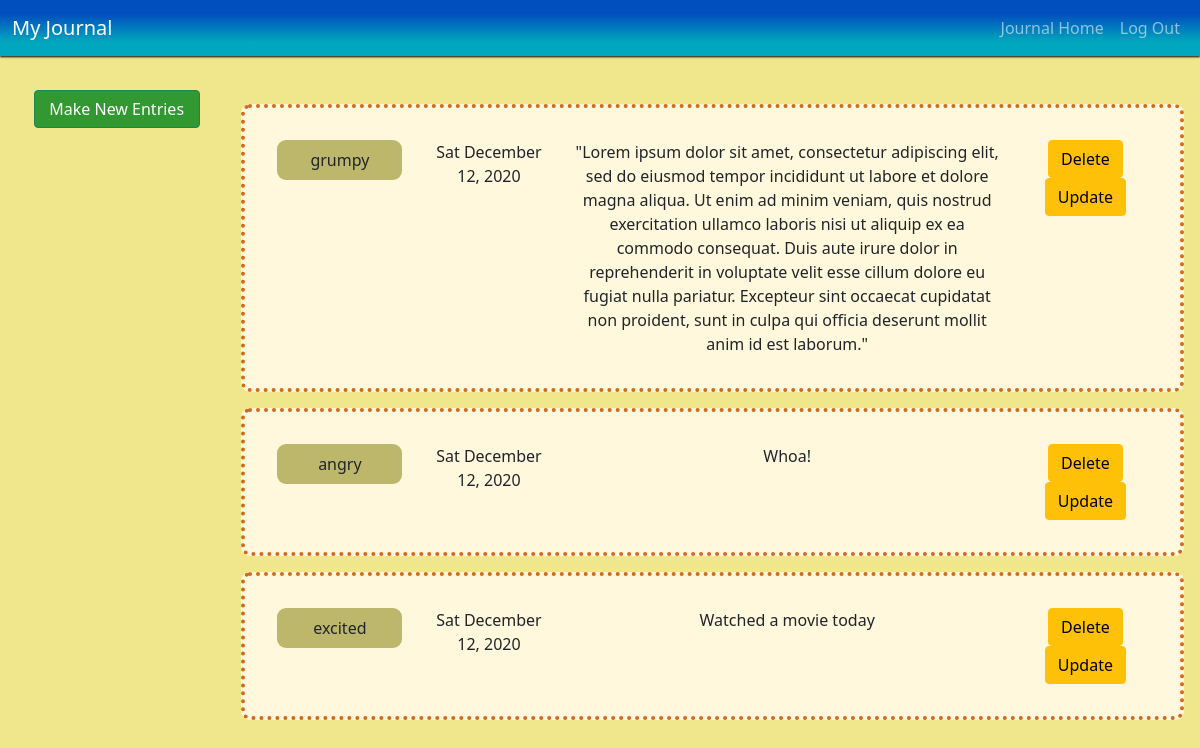
/allentries (signed in), run on an earlier commit of the app's database.
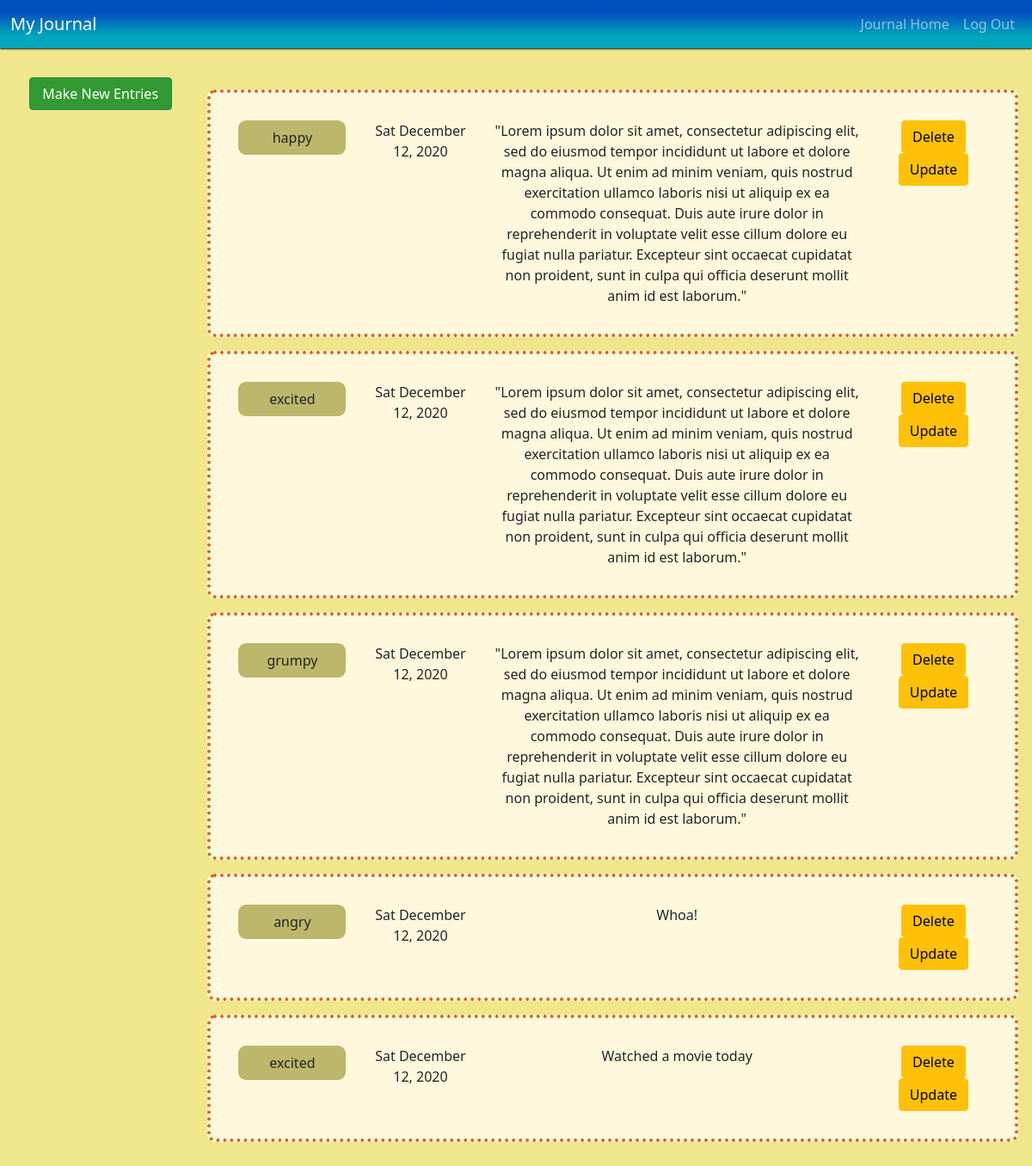
And on a later commit of the database.
### tables this page shows
CREATE TABLE 'entries' ('id' INTEGER PRIMARY KEY AUTOINCREMENT NOT NULL, 'username' TEXT NOT NULL, 'entry' TEXT, 'mood' TEXT, 'date' DATE, 'fDate' TEXT);

### app.py (the view, shortened to what this page needs)
@app.route('/allentries', methods=["GET", "DELETE"])
def all_entries():
    if request.method == "GET":
        with alcSession(engine) as conn:
            statement = text("SELECT id, entry, mood, fDate FROM entries WHERE username = :username ORDER BY date DESC").bindparams(username = session['username'])
            rows = conn.execute(statement)
            rows = rows.all()
            print(rows)
            return render_template('allentries.html', entries = rows)

### app.py (called while the page is built)
@app.after_request
def after_request(response):
    response.headers["Cache-Control"] = "no-cache, no-store, must-revalidate"
    response.headers["Expires"] = 0
    response.headers["Pragma"] = "no-cache"
    return response

### templates/allentries.html (shortened to what this page needs)
{% extends "layout.html" %}
{% block main %}
<main class='container-fluid journal-container'>
  <div class='row'>
    <div class='col-md-2'>
      <nav class="flex-column nav nav-menu">
        <button id='new-entries-btn' class='menu-btn btn btn-success'>Make New Entries</button>
      </nav>
    </div>
    <div class='all-entries-container col-md-10'>
      {% for entry in entries %}
      <div class='container entries-container' id='container-{{ entry.id }}'>
        <div class='row'>
          <div class='col-md-2'>
            <div class='mood-entry'>
              {{ entry.mood }}
            </div>
          </div>
          <div class='date-entry col-md-2'>
            {{entry.fDate}}
          </div>
          <div class='journal-entry col-md-6'>
            {{ entry.entry }}
          </div>
          <div class='col-md-2'>
            <button class='del-btn btn btn-warning' id='{{ entry.id }}'>Delete</button>
            <button class='update-btn btn btn-warning' data-value='{{ entry.id }}'>Update</button>
          </div>
        </div>
      </div>
      {% endfor %}
    </div>
  </div>
</main>
{% endblock %}

What changed in the data, as far as the page shows it:
added entries: mood "happy", fDate "Sat December 12, 2020", entry "\"Lorem ipsum dolor sit amet, consectetur adipiscing elit, sed do eiusmod tempor incididunt ut labore et dolore magna aliqua. Ut enim ad minim veniam, quis nostrud exercitation ullamco laboris nisi ut aliquip ex ea commodo consequat. Duis aute irure dolor in reprehenderit in voluptate velit esse cillum dolore eu fugiat nulla pariatur. Excepteur sint occaecat cupidatat non proident, sunt in culpa qui officia deserunt mollit anim id est laborum.\"", {{ entry.id }} 5 (drawn)
added entries: mood "excited", fDate "Sat December 12, 2020", entry "\"Lorem ipsum dolor sit amet, consectetur adipiscing elit, sed do eiusmod tempor incididunt ut labore et dolore magna aliqua. Ut enim ad minim veniam, quis nostrud exercitation ullamco laboris nisi ut aliquip ex ea commodo consequat. Duis aute irure dolor in reprehenderit in voluptate velit esse cillum dolore eu fugiat nulla pariatur. Excepteur sint occaecat cupidatat non proident, sunt in culpa qui officia deserunt mollit anim id est laborum.\"", {{ entry.id }} 4 (drawn)
